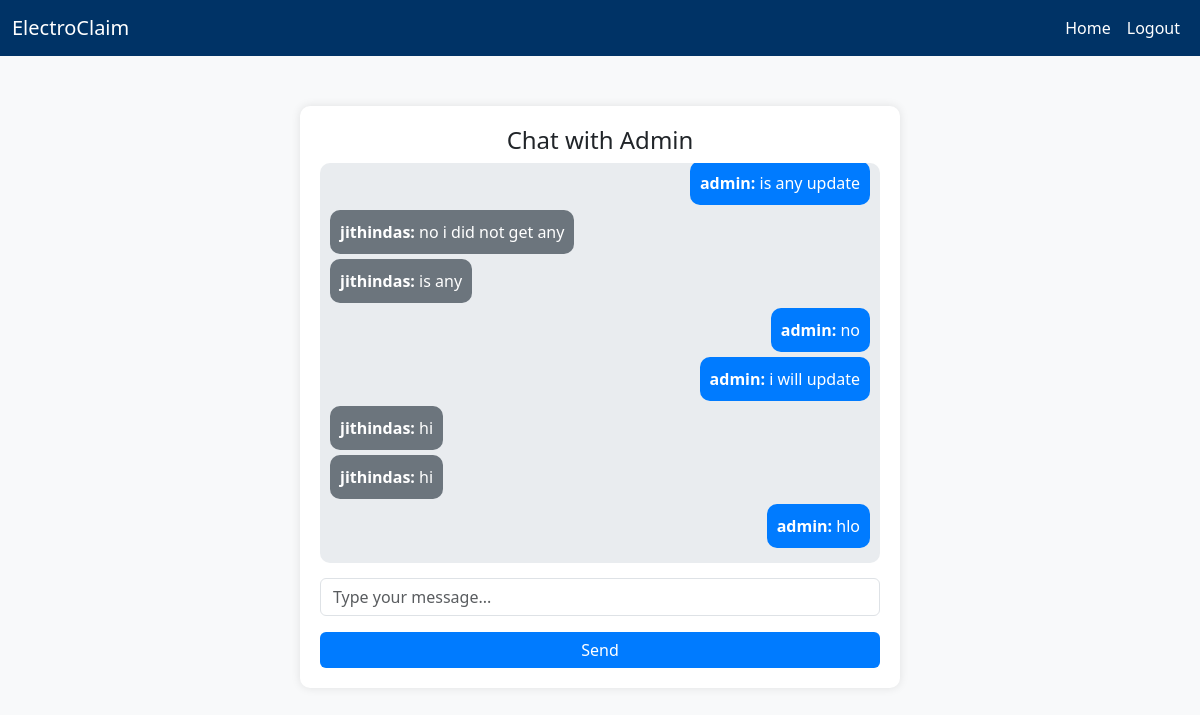
Page /chat/3/ (signed in) on the earlier database version.
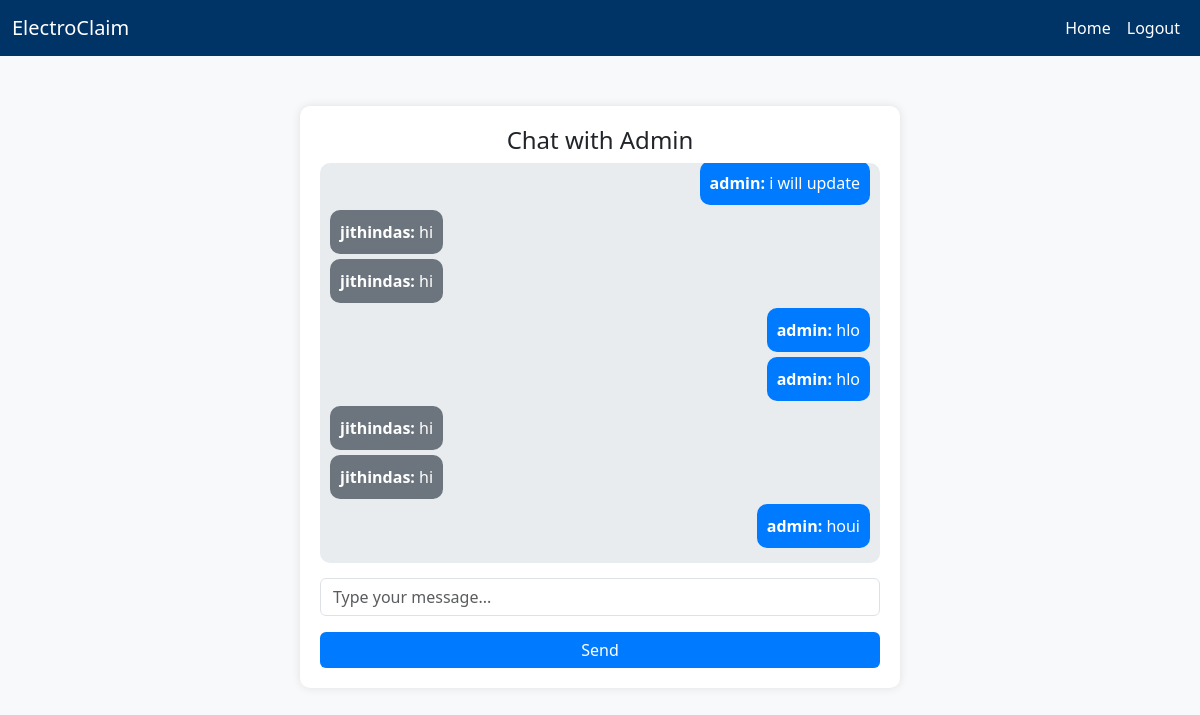
Same page on the later database version.
### myapp/models.py (models this page shows, shortened)
class ChatMessage(models.Model):
    sender = models.ForeignKey(User, on_delete=models.CASCADE, related_name='sent_warranty_messages')
    receiver = models.ForeignKey(User, on_delete=models.CASCADE, related_name='received_warranty_messages')
    message = models.TextField()
    timestamp = models.DateTimeField(auto_now_add=True)

class User(AbstractUser):
    ROLE_CHOICES = (
        ('customer', 'Customer'),
        ('shop_owner', 'Shop Owner'),
    )
    role = models.CharField(max_length=20, choices=ROLE_CHOICES, default='customer')

### myapp/views.py (the view, shortened to what this page needs)
# urls.py: path('chat/<int:user_id>/', ChatView.as_view(), name='chat'),
class ChatView(LoginRequiredMixin, View):
    def get(self, request, user_id=None):
        if request.user.is_superuser:
            if not user_id:
                return redirect('admin-dashboard')  # Redirect to admin dashboard if no user_id
            chat_user = get_object_or_404(User, id=user_id)
        else:
            chat_user = User.objects.filter(is_superuser=True).first()
            if not chat_user:
                return render(request, 'chat.html', {'error': "No admin found."})
        chats = ChatMessage.objects.filter(
            sender=request.user, receiver=chat_user
        ) | ChatMessage.objects.filter(
            sender=chat_user, receiver=request.user
        ).order_by("timestamp")
        return render(request, 'chat.html', {'chats': chats, 'chat_user': chat_user, 'form': ChatForm()})

### myapp/forms.py
class ChatForm(forms.ModelForm):
    class Meta:
        model = ChatMessage
        fields = ['message']
        widgets = {
            'message': forms.Textarea(attrs={
                'class': 'form-control',
                'placeholder': 'Type your message...',
                'rows': 1,
                'autocomplete': 'off',
                'id': 'message-input',
                'data-emojiable': 'true',
                'style': 'overflow: hidden;'
            }),
        }

### myapp/templates/chat.html (shortened to what this page needs)
{% extends 'base.html' %}
{% block main_block %}
<!DOCTYPE html>
<html lang="en">
<head>
    <link rel="stylesheet" href="https://cdn.jsdelivr.net/npm/bootstrap@5.3.0/dist/css/bootstrap.min.css">
</head>
<body>
<div class="chat-container">
    <h4 class="text-center">Chat with Admin</h4>
    <div class="chat-box" id="chat-box">
        {% for chat in chats %}
            <div class="{% if chat.sender == request.user %}user-message{% else %}admin-message{% endif %}">
                <strong>{{ chat.sender.username }}:</strong> {{ chat.message }}
            </div>
        {% endfor %}
    </div>
    <form method="post" class="chat-input">
        <div class="mb-3">
            {{ form.message }}
        </div>
        <button type="submit" class="btn send-btn w-100">Send</button>
    </form>
</div>
</body>
</html>
{% endblock %}

Differences in the rows shown:
no longer on this page (row unchanged): ChatMessage: sender.username "admin", message "is any update"
no longer on this page (row unchanged): ChatMessage: sender.username "jithindas", message "no i did not get any"
no longer on this page (row unchanged): ChatMessage: sender.username "jithindas", message "is any"
no longer on this page (row unchanged): ChatMessage: sender.username "admin", message "no"
added ChatMessage: sender.username "admin", message "hlo"
added ChatMessage: sender.username "jithindas", message "hi"
added ChatMessage: sender.username "jithindas", message "hi"
added ChatMessage: sender.username "admin", message "houi"
